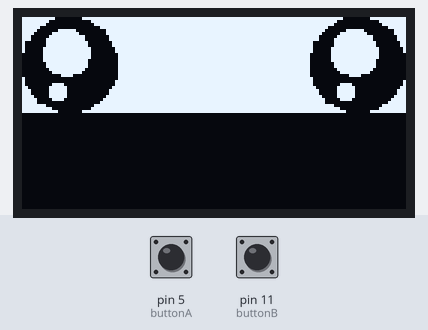
Bench run of a sketch on a simulated Arduino Uno, built with avr-gcc and run on an emulated ATmega328P. Shown: 128×64 one-colour display. Inputs (shaded band) come from the test bench; at power-on: pin 5 (buttonA) HIGH, pin 11 (buttonB) HIGH. The display library's start-up logo is not drawn.

Above: at 1.25 s.
1.3 s: pin 5 (buttonA) pulled LOW for 0.15 s
At 1.43 s:
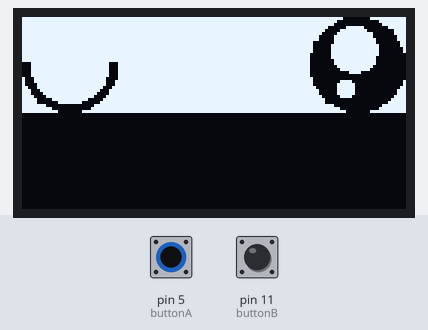
3.0 s: pin 11 (buttonB) pulled LOW for 1 s
At 3.28 s:
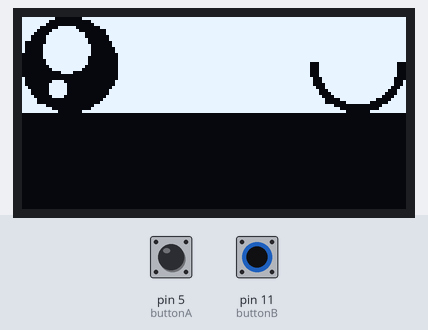
5.5 s: pin 5 (buttonA) pulled LOW for 1 s
At 5.76 s:
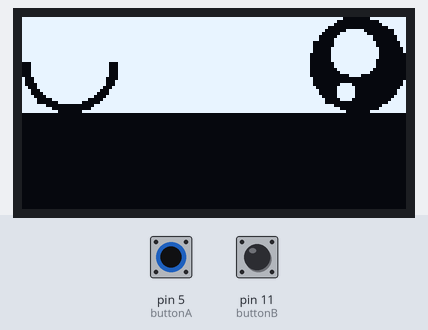
8.0 s: pin 11 (buttonB) pulled LOW for 0.15 s
At 8.15 s:
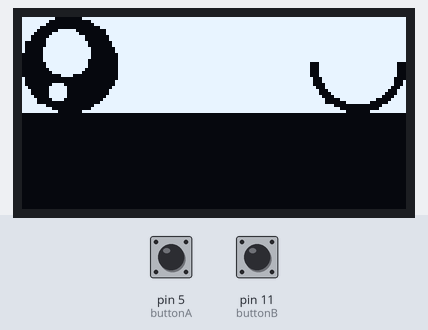

Measured:
- after the input at 1.3 s, the display: first differs from a run without the input after 0.12 s (image 1)
- after the input at 3.0 s, the display: first differs from a run without the input after 0.28 s (image 2)
- after the input at 5.5 s, the display: first differs from a run without the input after 0.16 s (image 3 shows a later state)
- after the input at 8.0 s, the display: first changes after 0.05 s (image 4 shows a later state)

The sketch:

ojos_3.ino
```cpp
#include "imagenes.h"

const int buttonA = 5;
const int buttonB = 11;

void setup() {
  pinMode(buttonA, INPUT);
  pinMode(buttonB, INPUT);
  beginOled();
}
void loop() {
  if (!digitalRead(buttonA)) {
     blinkL();
  }
  if (! digitalRead(buttonB)) {
    blinkR();
  }

  if ( digitalRead(buttonB)  && digitalRead(buttonA)) {
    playOjos();
    //blinkBoth();
  }
}
```

Source omitted: imagenes.h (data table, 6416 bytes)
